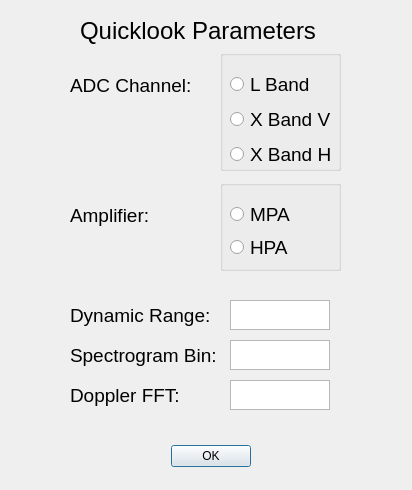
<?xml version="1.0" encoding="UTF-8"?>
<ui version="4.0">
 <class>QuicklookDialog</class>
 <widget class="QDialog" name="QuicklookDialog">
  <property name="geometry">
   <rect>
    <x>0</x>
    <y>0</y>
    <width>412</width>
    <height>490</height>
   </rect>
  </property>
  <property name="windowTitle">
   <string>NeXtRAD Dialog</string>
  </property>
  <widget class="QDialogButtonBox" name="buttonBox">
   <property name="geometry">
    <rect>
     <x>170</x>
     <y>440</y>
     <width>81</width>
     <height>32</height>
    </rect>
   </property>
   <property name="orientation">
    <enum>Qt::Horizontal</enum>
   </property>
   <property name="standardButtons">
    <set>QDialogButtonBox::Ok</set>
   </property>
  </widget>
  <widget class="QLabel" name="label">
   <property name="geometry">
    <rect>
     <x>80</x>
     <y>10</y>
     <width>251</width>
     <height>41</height>
    </rect>
   </property>
   <property name="font">
    <font>
     <pointsize>18</pointsize>
    </font>
   </property>
   <property name="text">
    <string>Quicklook Parameters</string>
   </property>
  </widget>
  <widget class="QLabel" name="dynamic_range_label">
   <property name="geometry">
    <rect>
     <x>70</x>
     <y>300</y>
     <width>141</width>
     <height>31</height>
    </rect>
   </property>
   <property name="font">
    <font>
     <pointsize>14</pointsize>
    </font>
   </property>
   <property name="text">
    <string>Dynamic Range:</string>
   </property>
  </widget>
  <widget class="QTextEdit" name="dynamic_range_Edit">
   <property name="geometry">
    <rect>
     <x>230</x>
     <y>300</y>
     <width>100</width>
     <height>30</height>
    </rect>
   </property>
  </widget>
  <widget class="QLabel" name="spectrogram_bin_label">
   <property name="geometry">
    <rect>
     <x>70</x>
     <y>340</y>
     <width>151</width>
     <height>31</height>
    </rect>
   </property>
   <property name="font">
    <font>
     <pointsize>14</pointsize>
    </font>
   </property>
   <property name="text">
    <string>Spectrogram Bin:</string>
   </property>
  </widget>
  <widget class="QTextEdit" name="spectrogram_bin_Edit">
   <property name="geometry">
    <rect>
     <x>230</x>
     <y>340</y>
     <width>100</width>
     <height>30</height>
    </rect>
   </property>
  </widget>
  <widget class="QTextEdit" name="doppler_fft_Edit">
   <property name="geometry">
    <rect>
     <x>230</x>
     <y>380</y>
     <width>100</width>
     <height>30</height>
    </rect>
   </property>
  </widget>
  <widget class="QLabel" name="doppler_fft_label">
   <property name="geometry">
    <rect>
     <x>70</x>
     <y>380</y>
     <width>151</width>
     <height>31</height>
    </rect>
   </property>
   <property name="font">
    <font>
     <pointsize>14</pointsize>
    </font>
   </property>
   <property name="text">
    <string>Doppler FFT:</string>
   </property>
  </widget>
  <widget class="QLabel" name="adc_channel_label">
   <property name="geometry">
    <rect>
     <x>70</x>
     <y>70</y>
     <width>121</width>
     <height>31</height>
    </rect>
   </property>
   <property name="font">
    <font>
     <pointsize>14</pointsize>
    </font>
   </property>
   <property name="text">
    <string>ADC Channel:</string>
   </property>
  </widget>
  <widget class="QLabel" name="amplifier_label">
   <property name="geometry">
    <rect>
     <x>70</x>
     <y>200</y>
     <width>121</width>
     <height>31</height>
    </rect>
   </property>
   <property name="font">
    <font>
     <pointsize>14</pointsize>
    </font>
   </property>
   <property name="text">
    <string>Amplifier:</string>
   </property>
  </widget>
  <widget class="QGroupBox" name="adc_channel_groupBox">
   <property name="geometry">
    <rect>
     <x>220</x>
     <y>50</y>
     <width>121</width>
     <height>121</height>
    </rect>
   </property>
   <property name="title">
    <string/>
   </property>
   <widget class="QWidget" name="">
    <property name="geometry">
     <rect>
      <x>10</x>
      <y>20</y>
      <width>106</width>
      <height>98</height>
     </rect>
    </property>
    <layout class="QVBoxLayout" name="verticalLayout">
     <item>
      <widget class="QRadioButton" name="adc_channel_0_radioButton">
       <property name="font">
        <font>
         <pointsize>14</pointsize>
        </font>
       </property>
       <property name="text">
        <string>L Band</string>
       </property>
      </widget>
     </item>
     <item>
      <widget class="QRadioButton" name="adc_channel_1_radioButton">
       <property name="font">
        <font>
         <pointsize>14</pointsize>
        </font>
       </property>
       <property name="text">
        <string>X Band V</string>
       </property>
      </widget>
     </item>
     <item>
      <widget class="QRadioButton" name="adc_channel_2_radioButton">
       <property name="font">
        <font>
         <pointsize>14</pointsize>
        </font>
       </property>
       <property name="text">
        <string>X Band H</string>
       </property>
      </widget>
     </item>
    </layout>
   </widget>
  </widget>
  <widget class="QGroupBox" name="amplifier_groupBox">
   <property name="geometry">
    <rect>
     <x>220</x>
     <y>180</y>
     <width>121</width>
     <height>91</height>
    </rect>
   </property>
   <property name="title">
    <string/>
   </property>
   <widget class="QWidget" name="layoutWidget_5">
    <property name="geometry">
     <rect>
      <x>10</x>
      <y>20</y>
      <width>106</width>
      <height>61</height>
     </rect>
    </property>
    <layout class="QVBoxLayout" name="verticalLayout_6">
     <item>
      <widget class="QRadioButton" name="amplifier_0_radioButton">
       <property name="font">
        <font>
         <pointsize>14</pointsize>
        </font>
       </property>
       <property name="text">
        <string>MPA</string>
       </property>
      </widget>
     </item>
     <item>
      <widget class="QRadioButton" name="amplifier_1_radioButton">
       <property name="font">
        <font>
         <pointsize>14</pointsize>
        </font>
       </property>
       <property name="text">
        <string>HPA</string>
       </property>
      </widget>
     </item>
    </layout>
   </widget>
  </widget>
 </widget>
 <resources/>
 <connections>
  <connection>
   <sender>buttonBox</sender>
   <signal>accepted()</signal>
   <receiver>QuicklookDialog</receiver>
   <slot>accept()</slot>
   <hints>
    <hint type="sourcelabel">
     <x>248</x>
     <y>254</y>
    </hint>
    <hint type="destinationlabel">
     <x>157</x>
     <y>274</y>
    </hint>
   </hints>
  </connection>
  <connection>
   <sender>buttonBox</sender>
   <signal>rejected()</signal>
   <receiver>QuicklookDialog</receiver>
   <slot>reject()</slot>
   <hints>
    <hint type="sourcelabel">
     <x>316</x>
     <y>260</y>
    </hint>
    <hint type="destinationlabel">
     <x>286</x>
     <y>274</y>
    </hint>
   </hints>
  </connection>
 </connections>
</ui>
